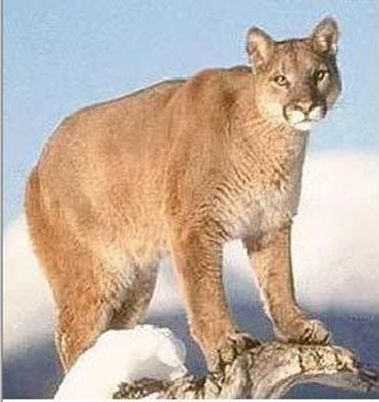
#> input picture img/img1.jpg, 379 x 402 px
$ python gaussian_blur.py
#> lines starting #> are read from the running program, lines starting #| are printed output that depends on the picture
import cv2
import matplotlib.pyplot as plt


# Завантаження зображення
image = cv2.imread('img/img1.jpg', cv2.IMREAD_GRAYSCALE)
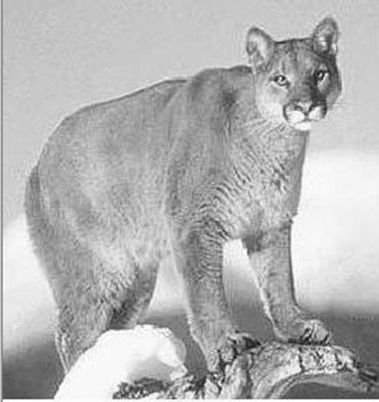
#> image: shape (402, 379); min 13, max 255, mean 179.7

# Застосування Гауссового фільтра
gaussian_blur = cv2.GaussianBlur(image, (5, 5), 0)

plt.figure(figsize=(12, 6))

# Відображення результату
plt.subplot(1, 2, 1), plt.imshow(image, cmap='gray'), plt.title('Оригінал')
plt.subplot(1, 2, 2), plt.imshow(gaussian_blur, cmap='gray'), plt.title('Гауссовий фільтр')
plt.show()
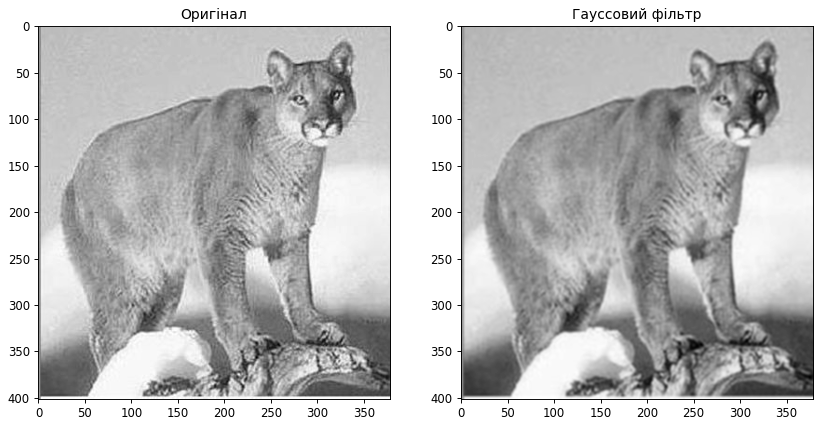
#> figure drawn by matplotlib, 2 panels

$ run again, with img/img3.jpg copied over img/img1.jpg
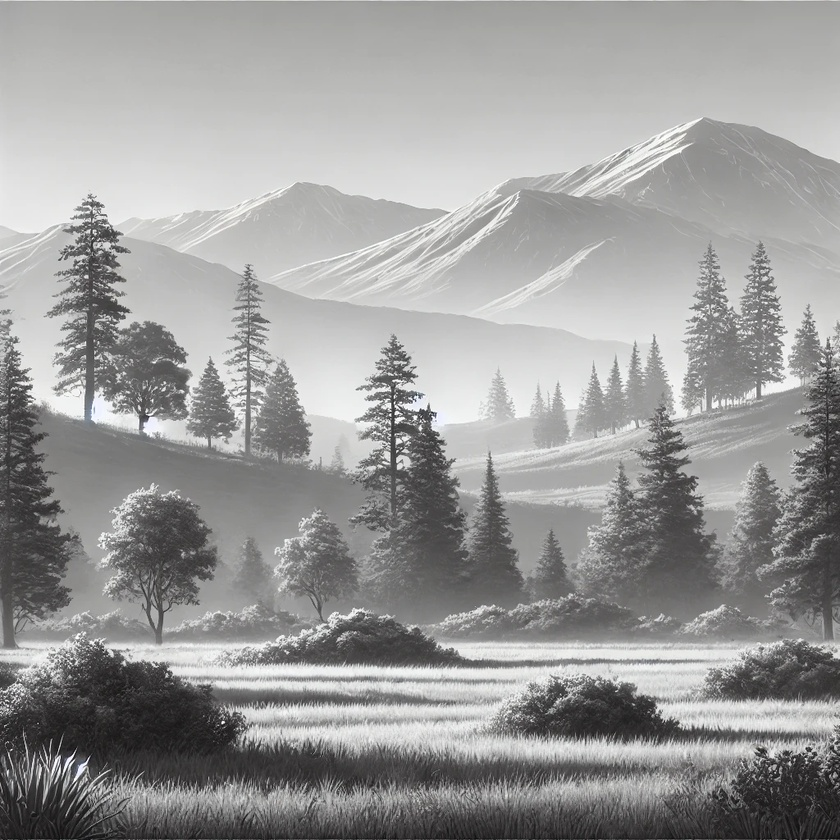
#> input picture img/img3.jpg, 840 x 840 px, shrunk from 1024 x 1024 before the run
#> `plt.show()`:
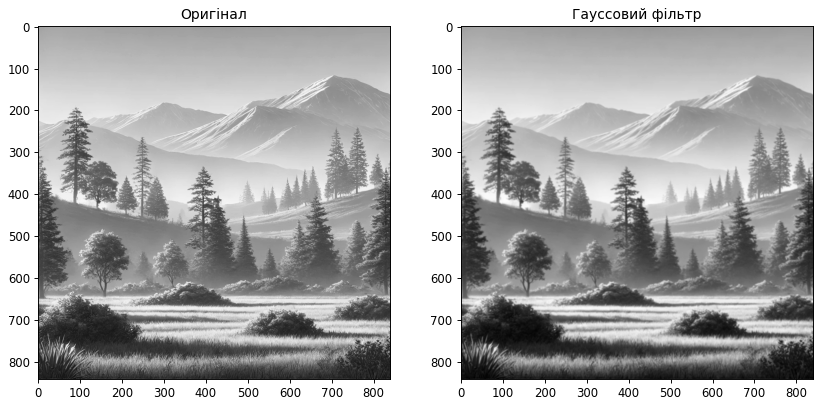
#> figure drawn by matplotlib, 2 panels

$ run again, with img/img6.JPG copied over img/img1.jpg
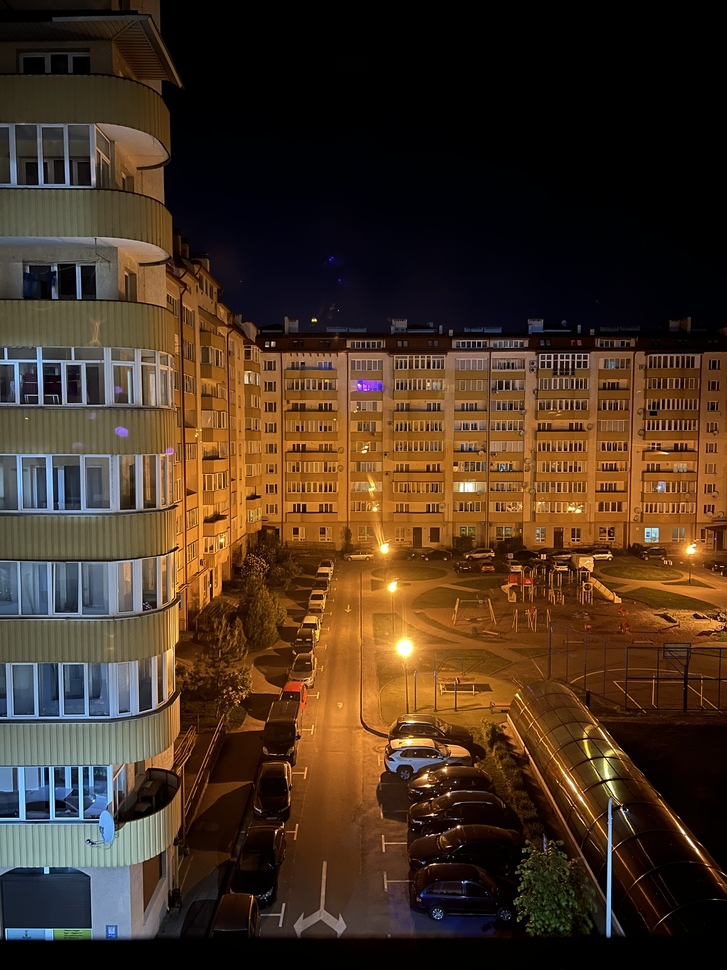
#> input picture img/img6.JPG, 727 x 970 px, shrunk from 3024 x 4032 before the run
#> `image = cv2.imread('img/img1.jpg', cv2.IMREAD_GRAYSCALE)`:
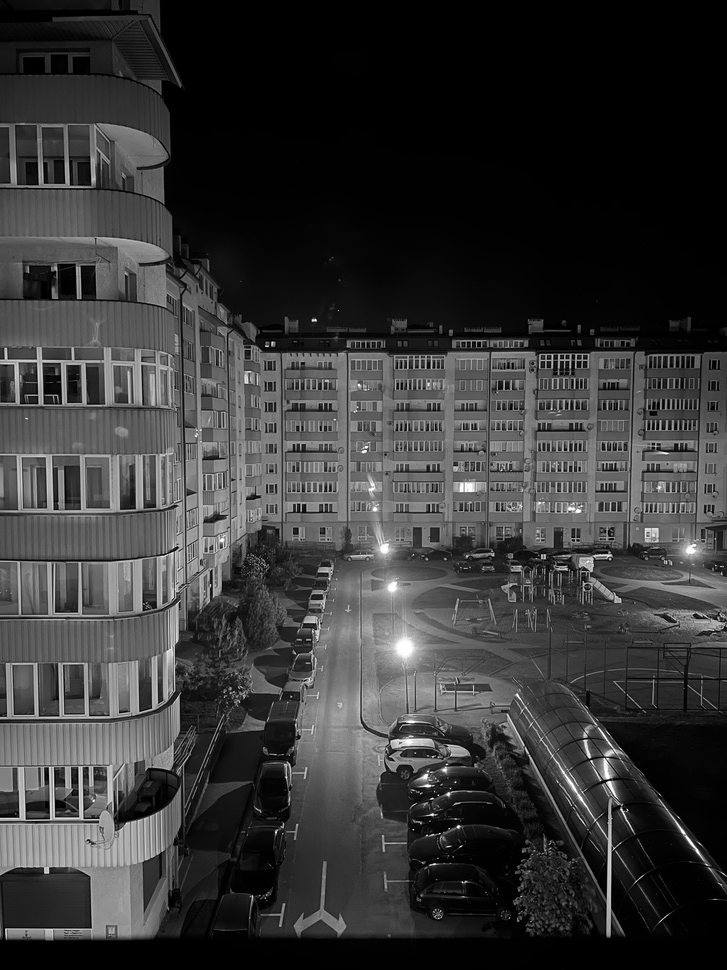
#> image: shape (970, 727); min 0, max 255, mean 54.4
#> `plt.show()`:
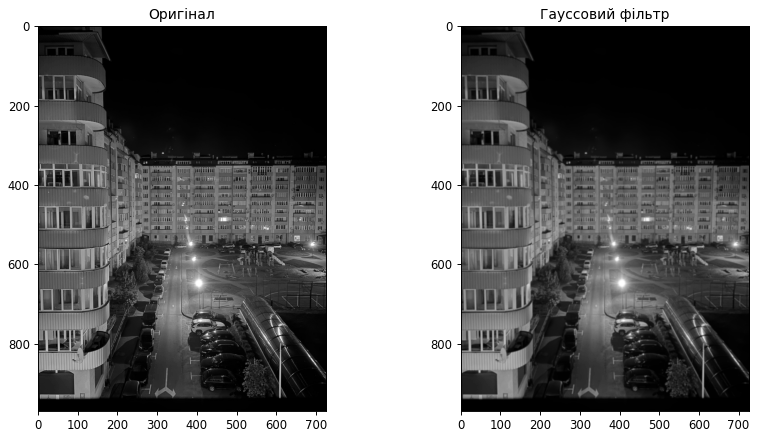
#> figure drawn by matplotlib, 2 panels

$ run again, with img/img2.png saved as img/img1.jpg
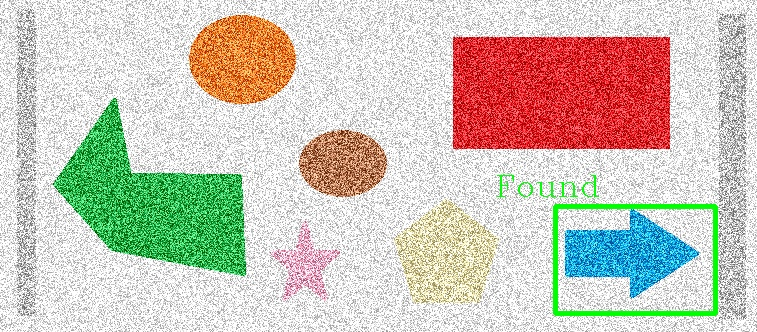
#> input picture img/img2.png, 757 x 332 px
#> `gaussian_blur = cv2.GaussianBlur(image, (5, 5), 0)`:
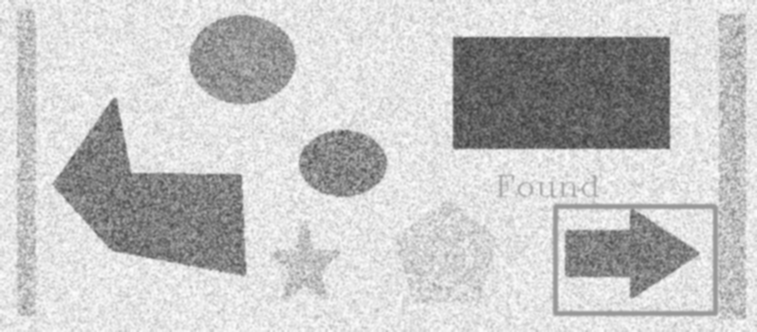
#> gaussian_blur: shape (332, 757); min 61, max 253, mean 198.8
#> `plt.show()`:
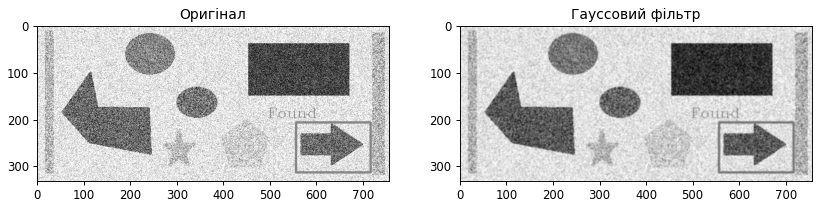
#> figure drawn by matplotlib, 2 panels
